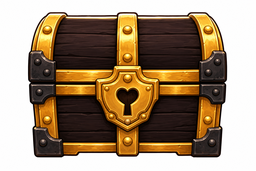
#> input picture assets/source/chest/closed.png, 256 x 171 px, shrunk from 1536 x 1024 before the run
$ python build_chest_frames.py
#> lines starting #> are read from the running program, lines starting #| are printed output that depends on the picture
### tools/art_pipeline.py
#!/usr/bin/env python3
"""Reusable pipeline for turning hand-drawn concept art into game-ready sprites.

Generated concept art (see `.cursor/rules/art-style.mdc`) usually arrives on a
*painted* light checkerboard or flat white background rather than real alpha
transparency. This module keys that background out, then trims/scales/aligns the
figure onto the game's sprite canvas so animation frames stay registered.

Typical use::

    from tools.art_pipeline import cutout, frame_sprite, slice_strip

    idle = frame_sprite(cutout("concept_idle.png"))            # -> 64x64 RGBA
    runs = [frame_sprite(f) for f in slice_strip(cutout("run_strip.png"))]

The on-foot player frames are 64x64 with the figure ~60 px tall and feet resting
on y=63 (matches the cowboy frames in assets/player/). Override target_h /
baseline / canvas for other sprite sizes (e.g. mounted horse frames).
"""

from __future__ import annotations

from collections import deque
from pathlib import Path

from PIL import Image


def _is_bg(r: int, g: int, b: int, *, level: int = 208, sat: int = 22) -> bool:
    """A pixel is background if it is light *and* near-gray (checker or white)."""
    return min(r, g, b) >= level and (max(r, g, b) - min(r, g, b)) <= sat


def cutout(
    src: str | Path,
    *,
    feather: int = 3,
    level: int = 208,
    sat: int = 22,
    punch_holes: bool = True,
) -> Image.Image:
    """Remove a painted checkerboard / flat white background via border flood fill.

    Only background-connected light pixels are cleared, so the character's own
    interior whites (eye highlights, teeth) are preserved. A few feather passes
    grow transparency into the anti-aliased halo to avoid a bright fringe.

    Lower ``level`` (e.g. 185) keys stubborner painted mattes that sit below the
    default light-gray threshold; default 208 matches existing call sites.

    When ``punch_holes`` is true, remaining *flat* near-gray pockets (enclosed
    matte between legs/arms that flood-fill cannot reach from the border) are
    cleared too. Warm cream highlights are kept by requiring near-neutral chroma.
    """
    im = Image.open(src).convert("RGBA")
    w, h = im.size
    px = im.load()
    bg = bytearray(w * h)
    dq: deque[tuple[int, int]] = deque()

    def idx(x: int, y: int) -> int:
        return y * w + x

    seeds = [(x, y) for x in range(w) for y in (0, h - 1)]
    seeds += [(x, y) for y in range(h) for x in (0, w - 1)]
    for x, y in seeds:
        r, g, b, _ = px[x, y]
        if _is_bg(r, g, b, level=level, sat=sat) and not bg[idx(x, y)]:
            bg[idx(x, y)] = 1
            dq.append((x, y))

    while dq:
        x, y = dq.popleft()
        for nx, ny in ((x + 1, y), (x - 1, y), (x, y + 1), (x, y - 1)):
            if 0 <= nx < w and 0 <= ny < h and not bg[idx(nx, ny)]:
                r, g, b, _ = px[nx, ny]
                if _is_bg(r, g, b, level=level, sat=sat):
                    bg[idx(nx, ny)] = 1
                    dq.append((nx, ny))

    if punch_holes:
        # Enclosed limb gaps keep painted matte that never touches the border.
        # Only punch near-neutral grays so warm cream face highlights survive.
        hole_level = min(level, 150)
        for y in range(h):
            for x in range(w):
                if bg[idx(x, y)]:
                    continue
                r, g, b, _ = px[x, y]
                if min(r, g, b) >= hole_level and (max(r, g, b) - min(r, g, b)) <= 12:
                    bg[idx(x, y)] = 1

    for _ in range(feather):
        add: list[tuple[int, int]] = []
        for y in range(h):
            for x in range(w):
                if bg[idx(x, y)]:
                    continue
                r, g, b, _ = px[x, y]
                if min(r, g, b) >= 196 and (max(r, g, b) - min(r, g, b)) <= 30:
                    for nx, ny in ((x + 1, y), (x - 1, y), (x, y + 1), (x, y - 1)):
                        if 0 <= nx < w and 0 <= ny < h and bg[idx(nx, ny)]:
                            add.append((x, y))
                            break
        for x, y in add:
            bg[idx(x, y)] = 1

    for y in range(h):
        for x in range(w):
            if bg[idx(x, y)]:
                r, g, b, _ = px[x, y]
                px[x, y] = (r, g, b, 0)
    return im


# [56 lines left out: functions slice_strip, frame_sprite, not called in this run]


# [8 lines that do not run on import are left out]

### tools/build_chest_frames.py
"""Build full-frame treasure chest sprites from hand-drawn concept art.

Source concepts live in ``assets/source/chest/`` (``closed.png`` / ``open.png``).
Exports drop-in game sprites (no lid/body/interior rig slices):

  - treasure_chest_closed.png — height ≈ 48 px (player 44 × HEIGHT_RATIO 1.0925)
  - treasure_chest_open.png   — same width as closed (taller with lid up)
  - treasure_chest_stamp.png  — 64×64 workshop stamp, closed chest near bottom

    python3 tools/build_chest_frames.py
"""
from __future__ import annotations

from pathlib import Path

from PIL import Image

from art_pipeline import cutout

ROOT = Path(__file__).resolve().parent.parent
SRC = ROOT / "assets" / "source" / "chest"
OUT = ROOT / "assets" / "world"

# Match TreasureChest.HEIGHT_RATIO / TARGET_HEIGHT (player height 44).
CLOSED_HEIGHT = 48
STAMP_SIZE = 64
# Feet sit just above the stamp bottom edge (same idea as the old stamp).
STAMP_BASELINE = 52


def _load(name: str) -> Image.Image:
    im = cutout(str(SRC / name))
    bbox = im.getbbox()
    if bbox is None:
        raise RuntimeError(f"cutout produced empty image: {name}")
    return im.crop(bbox)


def _scale_h(im: Image.Image, height: int) -> Image.Image:
    w = max(1, round(im.width * height / im.height))
    return im.resize((w, height), Image.LANCZOS)


def _scale_w(im: Image.Image, width: int) -> Image.Image:
    h = max(1, round(im.height * width / im.width))
    return im.resize((width, h), Image.LANCZOS)


def _make_stamp(closed: Image.Image) -> Image.Image:
    # Fit closed chest into stamp, preferring ~50px wide / max ~40px tall.
    scw, sch = 50, round(closed.height * 50 / closed.width)
    if sch > 40:
        scw, sch = round(closed.width * 40 / closed.height), 40
    sc = closed.resize((scw, sch), Image.LANCZOS)
    stamp = Image.new("RGBA", (STAMP_SIZE, STAMP_SIZE), (0, 0, 0, 0))
    stamp.alpha_composite(sc, ((STAMP_SIZE - scw) // 2, STAMP_BASELINE - sch))
    return stamp


def _bottom_row_opaque(im: Image.Image) -> tuple[bool, int, int]:
    """Return (has_opaque_on_bbox_bottom, opaque_count, width) for feet check."""
    bbox = im.getbbox()
    if bbox is None:
        return False, 0, 0
    _l, _t, r, b = bbox
    y = b - 1
    px = im.load()
    opaque = 0
    for x in range(_l, r):
        if px[x, y][3] >= 200:
            opaque += 1
    return opaque > 0, opaque, r - _l


def build() -> None:
    closed_src = _load("closed.png")
#> the loop in cutout, `for x, y in seeds:` made 854 passes
#> (r, g, b) on passes 1 to 3: (254, 254, 253), (254, 254, 254), (253, 253, 253)
#> the loop in cutout, `while dq:` made 16755 passes
#> (x, y) on passes 1 to 3: (0, 0), (0, 170), (1, 0)
#> in _load, `bbox = im.getbbox()`: bbox = (28, 12, 227, 157)
#> in _load, `return im.crop(bbox)`:
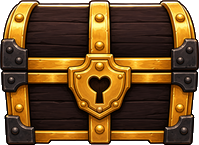
#> returned value: PIL image 199x145 RGBA; mean R, G, B, A 113.6, 82.1, 44.5, 236.5; transparent parts drawn white
    open_src = _load("open.png")
#> call 2 of _load, with name = 'open.png'
#> call 2 of cutout, with src = 'assets/source/chest/open.png', feather = 3, level = 208, sat = 22, punch_holes = True
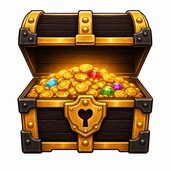
#> input picture assets/source/chest/open.png, 171 x 171 px, shrunk from 1024 x 1024 before the run
#> in cutout (call 2), `seeds = [(x, y) for x in range(w) for y in (0, h - 1)]`: seeds = 342 pairs, first value 0 to 170, second value 0 to 170
#> in cutout (call 2), `seeds += [(x, y) for y in range(h) for x in (0, w - 1)]`: seeds = 684 pairs, first value 0 to 170, second value 0 to 170
#> the loop in cutout (call 2), `for x, y in seeds:` made 684 passes
#> (x, y, r, g, b) on passes 1 to 3: (0, 0, 253, 253, 253), (0, 170, 253, 253, 253), (1, 0, 253, 253, 253)
#> in _load (call 2), `return im.crop(bbox)`:
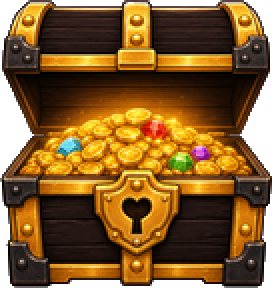
#> returned value: PIL image 136x144 RGBA (shown 2 times larger); mean R, G, B, A 130.3, 94, 46.5, 228.8; transparent parts drawn white

    closed = _scale_h(closed_src, CLOSED_HEIGHT)
#> in _scale_h, `return im.resize((w, height), Image.LANCZOS)`:
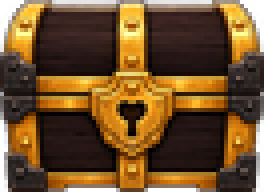
#> returned value: PIL image 66x48 RGBA (shown 4 times larger); mean R, G, B, A 99.3, 67.1, 29.4, 236.4; transparent parts drawn white
    open_im = _scale_w(open_src, closed.width)
#> in _scale_w, `return im.resize((width, h), Image.LANCZOS)`:
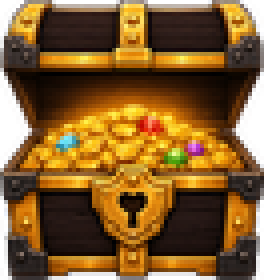
#> returned value: PIL image 66x70 RGBA (shown 4 times larger); mean R, G, B, A 109.3, 72.2, 24.8, 228.8; transparent parts drawn white

    stamp = _make_stamp(closed)
#> in _make_stamp, `sc = closed.resize((scw, sch), Image.LANCZOS)`:
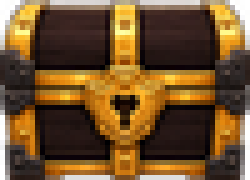
#> sc: PIL image 50x36 RGBA (shown 5 times larger); mean R, G, B, A 100, 68, 30.2, 236.4; transparent parts drawn white
#> in _make_stamp, `stamp = Image.new("RGBA", (STAMP_SIZE, STAMP_SIZE), (0, 0, 0, 0))`: stamp: PIL image 64x64 RGBA; every value is 0
#> in _make_stamp, `stamp.alpha_composite(sc, ((STAMP_SIZE - scw) // 2, STAMP_BASELINE - s..`:
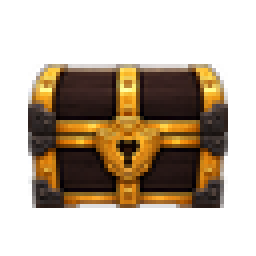
#> stamp: PIL image 64x64 RGBA (shown 4 times larger); mean R, G, B, A 43.9, 29.9, 13.3, 103.9; transparent parts drawn white

    outputs = [
        ("treasure_chest_closed", closed),
        ("treasure_chest_open", open_im),
        ("treasure_chest_stamp", stamp),
    ]
    OUT.mkdir(parents=True, exist_ok=True)
    for name, img in outputs:
        path = OUT / f"{name}.png"
        img.save(path)
        print(f"wrote assets/world/{name}.png size={img.size} bbox={img.getbbox()}")
#> this loop made 3 passes
#> name on passes 1 to 3: 'treasure_chest_closed', 'treasure_chest_open', 'treasure_chest_stamp'
#| wrote assets/world/treasure_chest_closed.png size=(66, 48) bbox=(0, 0, 66, 48)
#| wrote assets/world/treasure_chest_open.png size=(66, 70) bbox=(0, 0, 66, 70)
#| wrote assets/world/treasure_chest_stamp.png size=(64, 64) bbox=(7, 16, 57, 52)

    for label, img in (("closed", closed), ("open", open_im)):
        ok, count, width = _bottom_row_opaque(img)
        status = "OK opaque feet" if ok else "MISSING opaque bottom"
        print(f"{label} bottom row: {status} ({count}/{width} opaque px on bbox bottom)")
#> this loop made 2 passes
#| closed bottom row: OK opaque feet (24/66 opaque px on bbox bottom)
#| open bottom row: OK opaque feet (18/66 opaque px on bbox bottom)


if __name__ == "__main__":
    build()
